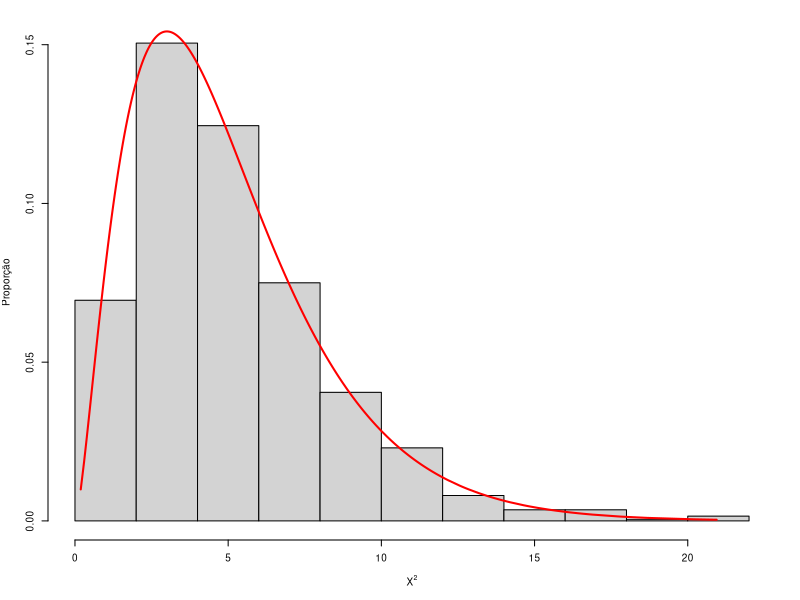

Generate this figure with R:
## ---- chunk 1
knitr::opts_chunk$set(echo = TRUE)
## ---- chunk 2
O <- c(229, 211, 93, 35, 7, 1)    # num. OBS. areas com 0, 1, 2, 3, 4 e 5+ bombas 
n <- sum(O)                       # num. de areas
k <- length(O)                    # num. de categorias
xbarra <- 535 / n                 # num. medio de bombas por area         
E <- 576 * c(dpois(0:4, xbarra), 1-ppois(4, xbarra))  # num. ESP. areas com ... bombas
## ---- chunk 3
## funcao para calcular a estatistica qui quadrado `X2`
X2 <- function(O) sum((O - E)^2 / E)
X2(O)       
## ---- chunk 4
## Geracao de possiveis amostras da `Poisson(xbarra)`
nsim <- 1000                                      # num. de simulacoes
amostrasMC <- replicate(nsim, rpois(n, xbarra))   # amostras simuladas
amostrasMC[amostrasMC > 5] <- 5                   # valores > 5 virarao 5 

## calculando a estatistica `X2` para todas as amostras MC geradas
# for(ii in 1:nsim) X2(table(factor(amostrasMC[,ii], 0:5)))
X2MC <- apply(amostrasMC, 2, function(xx) X2(table(factor(xx, 0:5))))
## ---- chunk 5
# histograma das estatisticas `X2`
par(mar=c(5, 4, 2, 2), cex=0.6)
hist(X2MC, main="", ylab="Proporção", xlab=expression(X^2), prob=TRUE)

# densidade teórica da dist. qui quadrado com k-1 g.l.
lines(X2MC[order(X2MC)], dchisq(X2MC[order(X2MC)], df=k-1), lwd=2, col="red")
